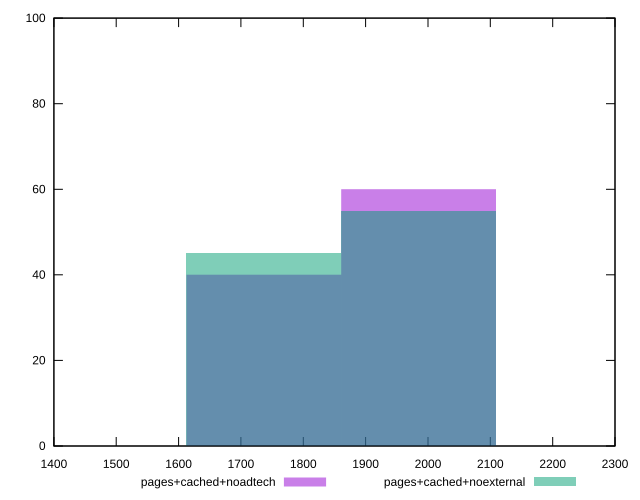

This chart was generated by the following gnuplot code:
reset
set terminal svg size 640, 500 enhanced background rgb 'white'
set output "report_00007_2020-12-11T15:55:29.892Z/metrics/comparison/histogram/4_vs_5.svg"

$pagesCachedNoadtech <<EOF
1984.8781284758222 60
1736.7683624163444 40
EOF

$pagesCachedNoexternal <<EOF
1736.7683624163444 45
1984.8781284758222 55
EOF

set key outside below
set boxwidth 248.10976605947778
set yrange [0:100]
set style fill transparent solid 0.5 noborder

plot \
  $pagesCachedNoadtech title "pages+cached+noadtech" with boxes, \
  $pagesCachedNoexternal title "pages+cached+noexternal" with boxes, \


reset
